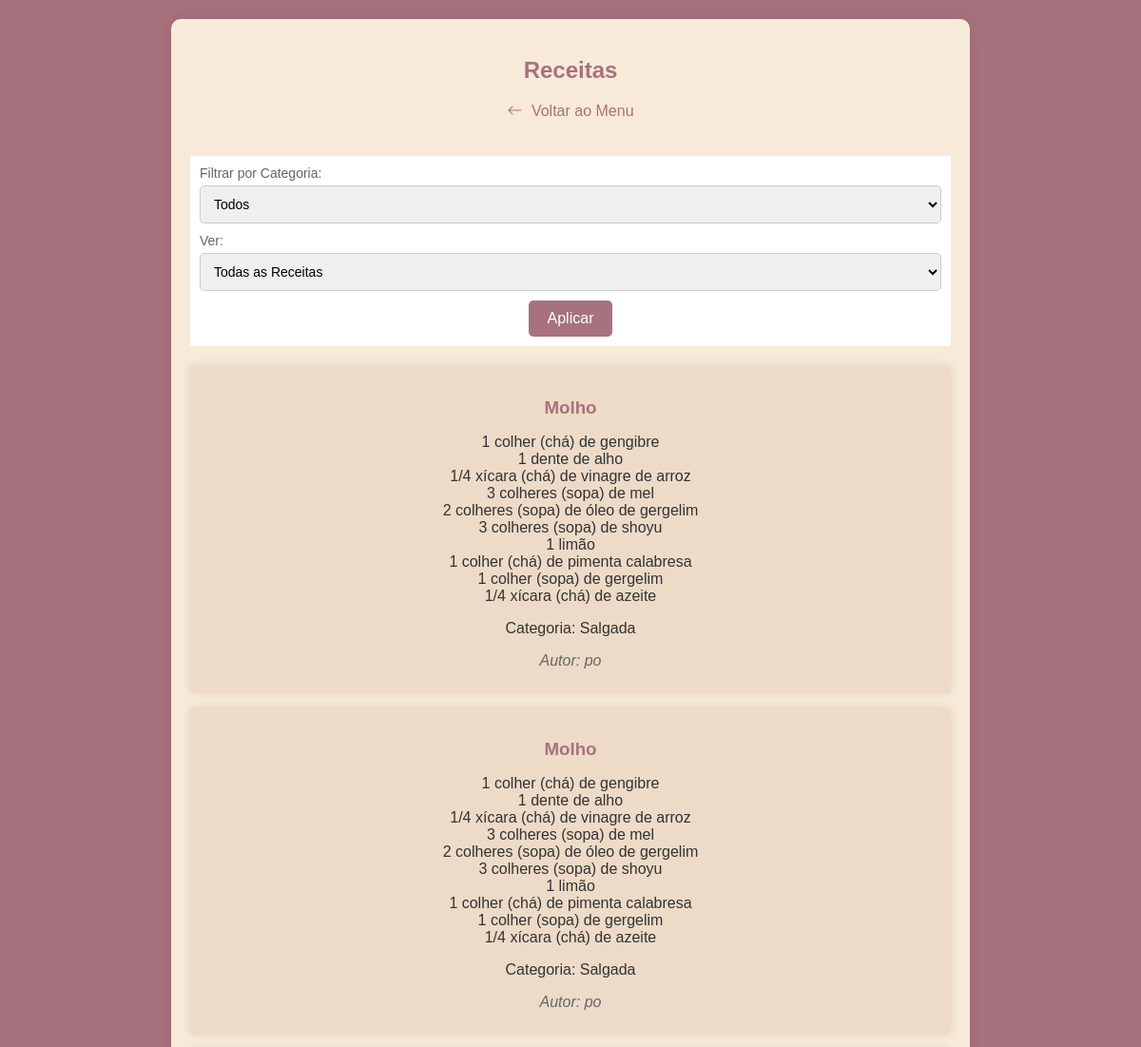
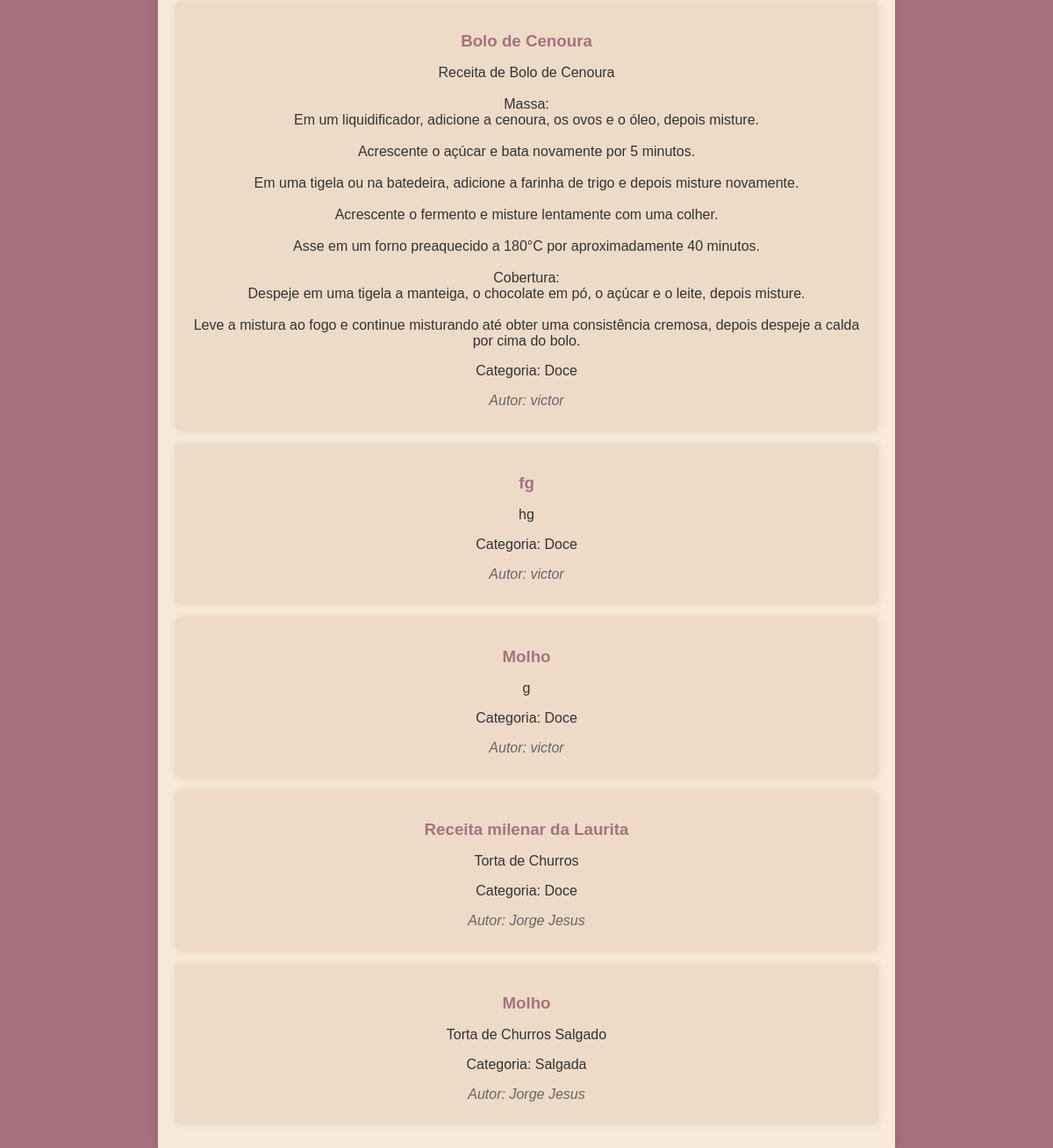
The app's page /receitas/ver.php?ver_todas=todas (signed in) with its own data (2 pictures, top to bottom).
### tables this page shows
CREATE TABLE `receitas` (
  `id` int(11) NOT NULL,
  `titulo` varchar(225) NOT NULL,
  `descricao` text NOT NULL,
  `categoria` varchar(16) NOT NULL,
  `usuario_id` int(11) DEFAULT NULL
);

CREATE TABLE `usuarios` (
  `cod` int(11) NOT NULL,
  `usuario` varchar(50) NOT NULL,
  `nome` varchar(100) NOT NULL,
  `senha` varchar(255) NOT NULL
);

### receitas/ver.php (the view, shortened to what this page needs)
<?php
require '../Banco.php';
$sql = "SELECT r.id, r.titulo, r.descricao, r.categoria, u.nome AS autor
        FROM receitas r
        JOIN usuarios u ON r.usuario_id = u.cod";
$stmt = $conexao->prepare($sql);
$stmt->execute();
$resultado = $stmt->get_result();
$receitas = $resultado->fetch_all(MYSQLI_ASSOC);
?>
<!DOCTYPE html>
<html lang="pt-br">
<head>
    <link rel="stylesheet" href="../css/styleverreceitas.css">
    <link rel="stylesheet" href="https://cdnjs.cloudflare.com/ajax/libs/bootstrap-icons/1.10.0/font/bootstrap-icons.min.css">
</head>
<body>
    <div class="container">
        <h2>Receitas</h2>
        <a href="../Menureceitas.php" class="back-link"><i class="bi bi-arrow-left"></i> Voltar ao Menu</a>
        <br><br>
        <form action="ver.php" method="get" class="filter-form">
            <div class="form-group">
                <label for="filtro_categoria">Filtrar por Categoria:</label>
                <select name="filtro_categoria" id="filtro_categoria">
                    <option value="todos" <?php if (!isset($_GET['filtro_categoria']) || $_GET['filtro_categoria'] == 'todos') echo 'selected'; ?>>Todos</option>
                </select>
            </div>
            <div class="form-group">
                <label for="ver_todas">Ver:</label>
                <select name="ver_todas" id="ver_todas">
                    <option value="todas" <?php if (isset($_GET['ver_todas']) && $_GET['ver_todas'] == 'todas') echo 'selected'; ?>>Todas as Receitas</option>
                </select>
            </div>
            <button type="submit" class="button">Aplicar</button>
        </form>
        <?php if (!empty($receitas)): ?>
            <ul class="receitas-list">
                <?php foreach ($receitas as $receita): ?>
                    <li class="receita-item">
                        <h3><?php echo htmlspecialchars($receita['titulo']); ?></h3>
                        <p><?php echo nl2br(htmlspecialchars($receita['descricao'])); ?></p>
                        <p>Categoria: <?php echo htmlspecialchars($receita['categoria']); ?></p>
                        <p><em>Autor: <?php echo htmlspecialchars($receita['autor']); ?></em></p>
                    </li>
                <?php endforeach; ?>
            </ul>
        <?php else: ?>
            <p>Nenhuma receita encontrada.</p>
        <?php endif; ?>
    </div>
</body>
</html>

### css/styleverreceitas.css (style rules this page uses)
body { background-color: #A7727D; font-family: Arial, sans-serif; display: flex; justify-content: center; align-items: flex-start; min-height: 100vh; margin: 0; }
.container { text-align: center; padding: 20px; background-color: #F8EAD8; border-radius: 10px; box-shadow: 0 0 20px rgba(0, 0, 0, 0.1); max-width: 800px; width: 100%; margin-top: 20px; overflow-y: hidden; }
h2 { color: #A7727D; margin-bottom: 20px; }
.back-link { display: inline-block; margin-bottom: 20px; text-decoration: none; color: #A7727D; font-size: 16px; transition: color 0.3s; }
.back-link i { margin-right: 5px; }
.filter-form { position: sticky; top: 20px; left: 20px; background-color: #ffffff; padding: 10px; margin-bottom: 20px; z-index: 1000; }
.form-group { margin-bottom: 10px; }
.form-group label { display: block; margin-bottom: 5px; font-size: 14px; color: #666; text-align: left; }
.form-group select { width: 100%; padding: 10px; font-size: 14px; border: 1px solid #ccc; border-radius: 5px; }
.button { background-color: #A7727D; color: white; padding: 10px 20px; border: none; border-radius: 5px; font-size: 16px; cursor: pointer; transition: background-color 0.3s; }
.receitas-list { list-style-type: none; padding: 0; }
.receita-item { background-color: #EDDBC7; padding: 15px; margin-bottom: 15px; border-radius: 5px; box-shadow: 0 0 10px rgba(0, 0, 0, 0.1); }
.receita-item h3 { color: #A7727D; margin-bottom: 5px; }
.receita-item p { color: #333; margin-bottom: 10px; }
.receita-item em { color: #666; }

### records on screen
receitas: titulo "Molho", descricao "1 colher (chá) de gengibre 1 dente de alho 1/4 xícara (chá) de vinagre de arroz 3 colheres (sopa) de mel 2 colheres (sopa) de óleo de gergelim 3 colheres (sopa) de shoyu 1 limão 1 colher (chá) de pimenta calabresa 1 colher (sopa) de gergelim 1/4 xícara (chá) de azeite", categoria "Salgada", usuario.nome "po"
receitas: titulo "Molho", descricao "1 colher (chá) de gengibre 1 dente de alho 1/4 xícara (chá) de vinagre de arroz 3 colheres (sopa) de mel 2 colheres (sopa) de óleo de gergelim 3 colheres (sopa) de shoyu 1 limão 1 colher (chá) de pimenta calabresa 1 colher (sopa) de gergelim 1/4 xícara (chá) de azeite", categoria "Salgada", usuario.nome "po"
receitas: titulo "Bolo de Cenoura", descricao "Receita de Bolo de Cenoura Massa: Em um liquidificador, adicione a cenoura, os ovos e o óleo, depois misture. Acrescente o açúcar e bata novamente por 5 minutos. Em uma tigela ou na batedeira, adicione a farinha de trigo e depois misture novamente. Acrescente o fermento e misture lentamente com uma colher. Asse em um forno preaquecido a 180°C por aproximadamente 40 minutos. Cobertura: Despeje em uma tigela a manteiga, o chocolate em pó, o açúcar e o leite, depois misture. Leve a mistura ao fogo e continue misturando até obter uma consistência cremosa, depois despeje a calda por cima do bolo.", categoria "Doce", usuario.nome "victor"
receitas: titulo "fg", descricao "hg", categoria "Doce", usuario.nome "victor"
receitas: titulo "Molho", descricao "g", categoria "Doce", usuario.nome "victor"
receitas: titulo "Receita milenar da Laurita", descricao "Torta de Churros", categoria "Doce", usuario.nome "Jorge Jesus"
receitas: titulo "Molho", descricao "Torta de Churros Salgado", categoria "Salgada", usuario.nome "Jorge Jesus"
